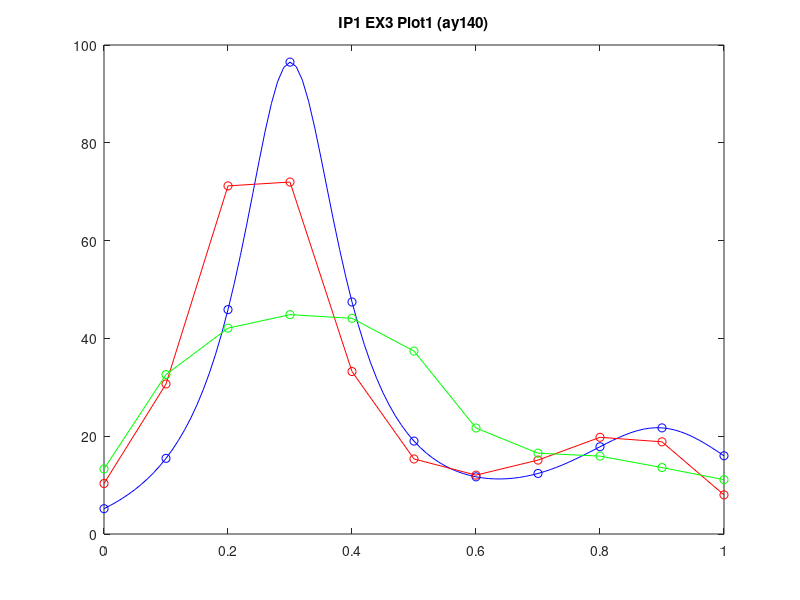

Recreate this plot in MATLAB.
%  EXERCISE 3: 1D Moving Average

tc = linspace(0, 1, 101);
xc = humps(tc);
td = linspace(0, 1, 11);
xd = humps(td);
figure(1); clf

plot(tc, xc, 'b-')
hold on
plot(td, xd, 'bo')


% defining the moving average filter
h_2 = ones(1,2)/2;
h_5 = ones(1,5)/5;

% applying the moving average filter
yd_2 = conv(xd, h_2, 'same');
yd_5 = conv(xd, h_5, 'same');

plot(td, yd_2, 'r-o');
plot(td, yd_5, 'g-o');

title('IP1 EX3 Plot1 (ay140)')

hold off
